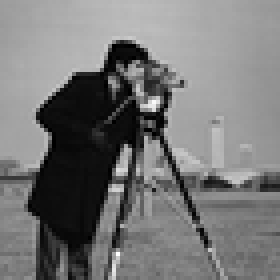
%> input picture TP04_05/cameraman.tif, 70 x 70 px, shrunk from 256 x 256 before the run (shown 4 times larger)
$ octave TP_04_05.m   (GNU Octave 9; MATLAB toolbox functions it lacks are replaced by stand-ins)
%> lines starting %> are read from the running program, lines starting %| are printed output that depends on the picture; in (x1, y1, x2, y2) boxes, pixels count from 0 and x2, y2 are one past the last pixel; in counts of white or black regions, pixels touching at a corner belong together; the program's own positions count from 1
clear all;
close all;
clc;

im1=imread('cameraman.tif');
%> im1 is the input picture: size 70x70 uint8; min 0, max 255, mean 118.7

%=========Filtre Moyenneur 'Passe_bas'=====================================

vect1=fspecial('average',3);
imfilt_avereage2=filter2(vect1,im1,'same');
imfilt_avereage3=filter2(vect1,im1,'valid');
imfilt_avereage4=filter2(vect1,im1,'full');

figure,
subplot(221),imshow(im1),title('Image Originale');
subplot(222),imshow(imfilt_avereage2/255),title('Image Filtrer Moyenneur''same''');
subplot(223),imshow(imfilt_avereage3/255),title('Image Filtrer Moyenneur''valid''');
subplot(224),imshow(imfilt_avereage4/255),title('Image Filtrer Moyenneur''full''');


%========Filtre Gaussienne 'Passe_bas' 'Image couleur'=====================
im2=imread('IMG.JPG');
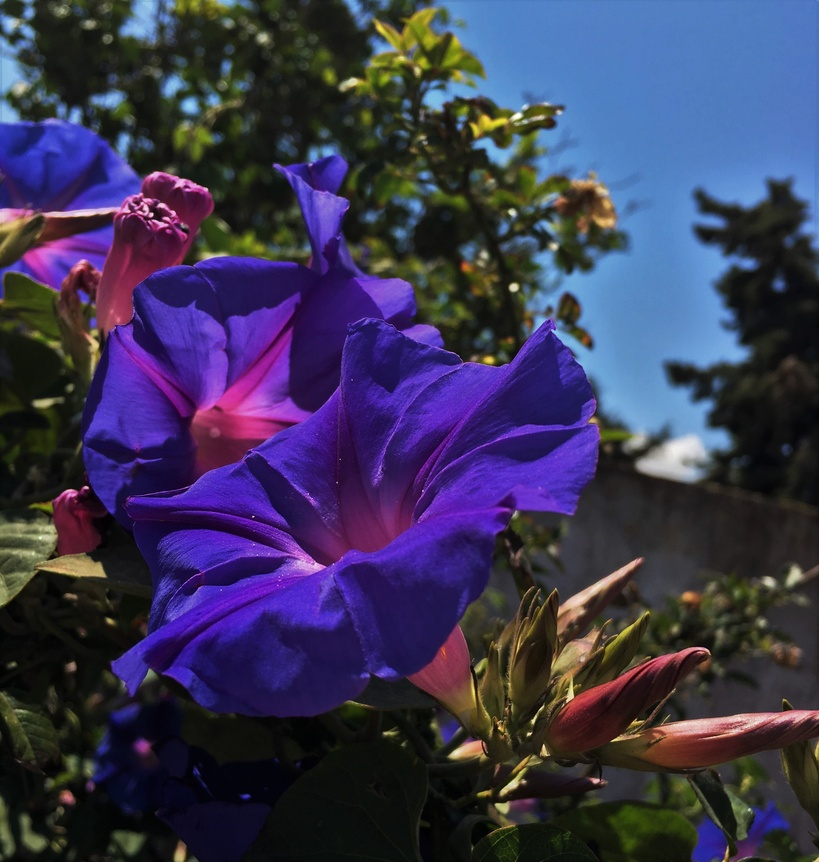
%> input picture TP04_05/IMG.JPG, 819 x 862 px, shrunk from 2984 x 3140 before the run
%> im2 is the input picture: size 862x819x3 uint8; mean R, G, B 58.7, 54.7, 84.6
im2_noise=imnoise(im2,'gaussian');
sigma=3;
cuteoff=ceil(3*sigma);
h=fspecial('gaussian',2*cuteoff,sigma);
for i=1:3
im2_n_resul(:,:,i)=conv2(double(h),double(im2_noise(:,:,i)));
end
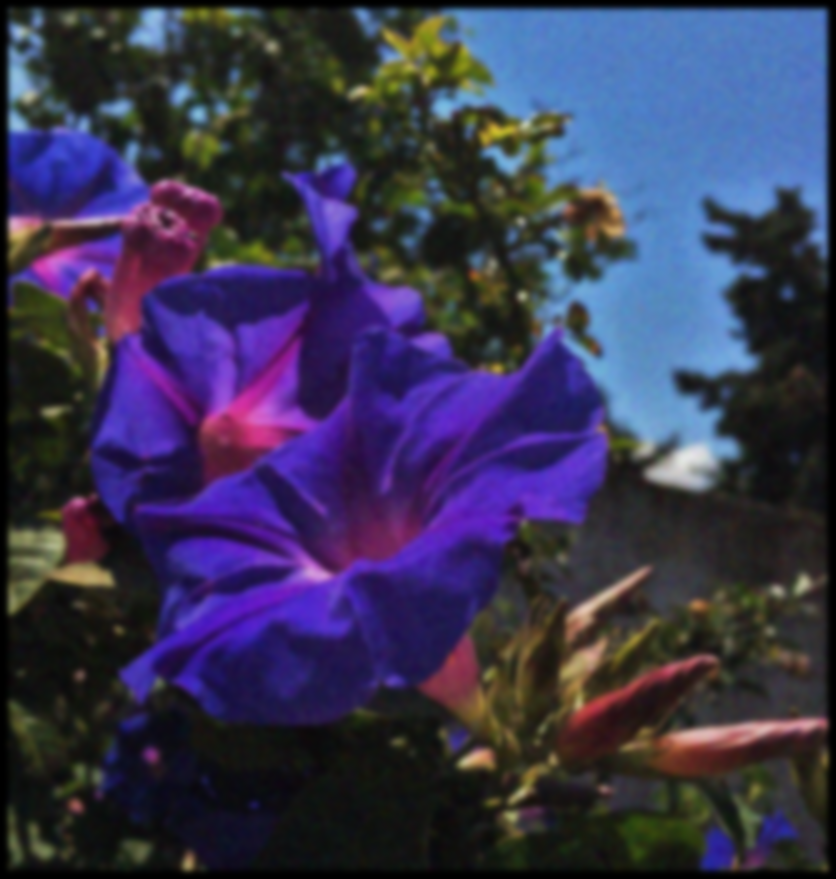
%> im2_n_resul: size 879x836x3 double; mean R, G, B 57.5, 54.2, 82.6
figure,
subplot(1,3,1); imshow(im2); title('Image Originale');
subplot(1,3,2); imshow(im2_noise); title('Image Noised');
subplot(1,3,3); imshow(im2_n_resul/255); title('Image noised filtred gauss');

figure,
surf(h),title('courbe de gauss');
%=========Filtre Wiener 'Passe_bas'========================================

for i=1:3
    w(:,:,i)=wiener2(im2_noise(:,:,i),[5 5]);
end
figure
subplot(1,2,1)
imshow(im2_noise); title('noised image');
subplot(1,2,2)
imshow(w); title('filtered image wiener');


%===========Filtres linéaires passe haut===============================
clear all;
clc;

image =imread('circuit.tif');
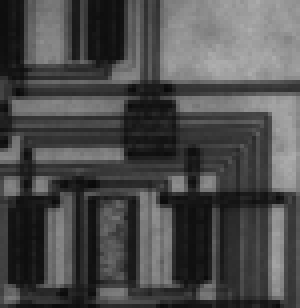
%> input picture TP04_05/circuit.tif, 75 x 77 px, shrunk from 272 x 280 before the run (shown 4 times larger)
%> image is the input picture: size 77x75 uint8; min 10, max 174, mean 76.3
Px=[-1 0 1;-1 0 1]; %deriveé par rapport au x
Imagex=filter2(Px,image); %calcul de l'intensité de l'image par rapport a x
figure,imshow(Imagex/255),title('Contour Verticale');
Py =Px';%deriveé par rapport au y
Imagey=filter2(Py,image); %calcul de l'intensité de l'image par rapport a y
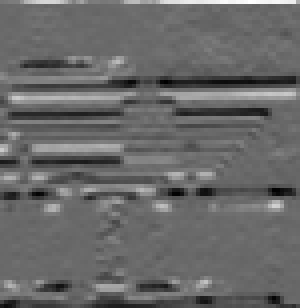
%> Imagey: size 77x75 double (shown 4 times larger); min -235, max 331, mean -1.8; drawn with min black and max white
figure, imshow(Imagey/255),title('Contour Horizontale');
edge=sqrt(Imagex.^2+ Imagey.^2);
figure, imshow(edge/255),title('Tous les Contour');
%> after `imshow(edge/255)`:
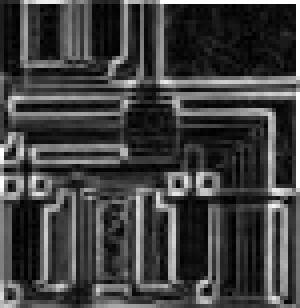
%> displayed picture: size 77x75, on the screen's scale of 0 to 255 (shown 4 times larger); min 0, max 255, mean 64.9

%======Seuillage ====
im_s=edge>(0.3*255);
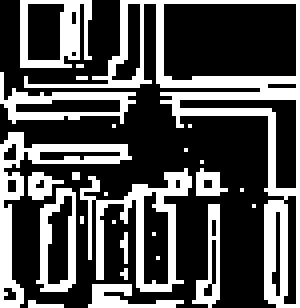
%> im_s: size 77x75 logical (shown 4 times larger); 32.3% white in thin lines or dots
figure,
imshow(im_s),title('Seuillage');

%=============La morphologie mathématique==================================
clear all;
clc;

image=imread ('IMG.JPG') ;
im3=image ;
x=im2bw(im3);
%> x: size 862x819 logical; 8.7% white; 424 white regions (301 under 20 px), largest, box (x1, y1, x2, y2) and area: (535, 159, 819, 481) 30659, (424, 0, 548, 136) 5526, (536, 135, 642, 217) 2584
se=[0 1 0;1 1 1;0 1 0];
im4=imopen(x,se);
%> im4: size 862x819 logical; 8.4% white; 184 white regions (69 under 20 px), largest, box (x1, y1, x2, y2) and area: (535, 159, 819, 481) 30307, (424, 0, 548, 136) 5411, (536, 135, 638, 215) 2490
figure,
imshow(im4),title('ouverture');
se2=strel('disk',10);
closebw=imclose(x,se2);
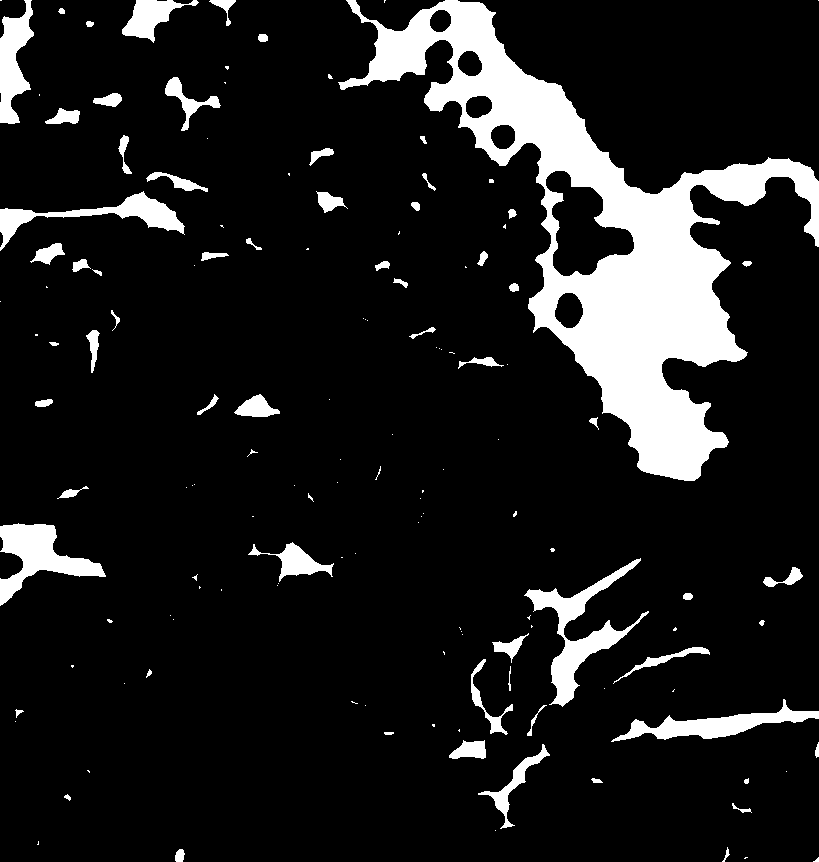
%> closebw: size 862x819 logical; 11.8% white; 143 white regions (79 under 20 px), largest, box (x1, y1, x2, y2) and area: (338, 0, 819, 481) 55496, (524, 558, 649, 707) 4082, (0, 523, 106, 606) 3468
figure,
imshow(closebw),title('fermeture');
